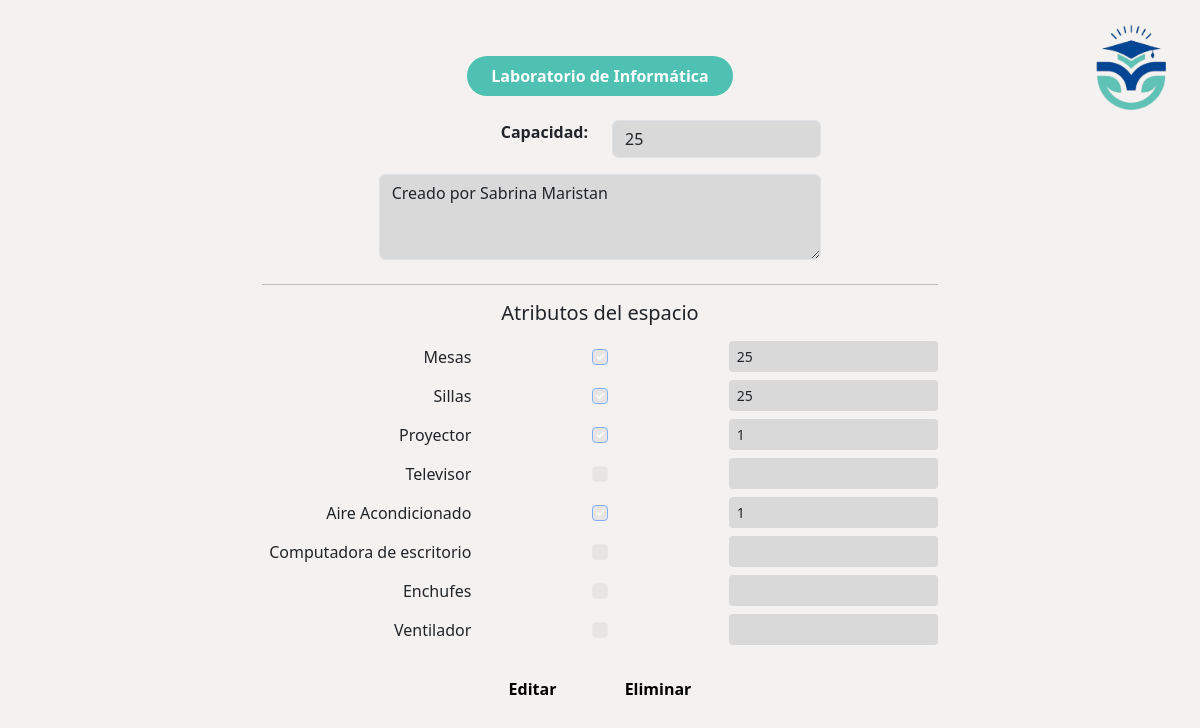
Screenshot of /users/adscripto/espacio/editar-propiedad-espacio.php?id_espacio=1 with the database file from the repository.
### tables this page shows
CREATE TABLE espacio (
	id_espacio INT PRIMARY KEY NOT NULL AUTO_INCREMENT,
	nombre_espacio VARCHAR(120) NOT NULL,
	capacidad_espacio INT NOT NULL,
	historial_espacio TEXT,
	fecha_espacio TIMESTAMP DEFAULT CURRENT_TIMESTAMP,
	disponibilidad_espacio ENUM('Libre','Reservado','Ocupado','Mantenimiento') NOT NULL DEFAULT 'Libre',
	tipo_espacio ENUM('Salón','Aula','Laboratorio') NOT NULL DEFAULT 'Salón'
);

### users/adscripto/espacio/editar-propiedad-espacio.php (the view, shortened to what this page needs)
<?php
$con = conectar_bd();
$id_espacio = $_GET['id_espacio'] ?? null;
$stmt = $con->prepare("SELECT * FROM espacio WHERE id_espacio = ?");
$stmt->bind_param("i", $id_espacio);
$stmt->execute();
$espacio = $stmt->get_result()->fetch_assoc();
$atributos = [];
$q = $con->prepare("SELECT nombre_atributo, cantidad_atributo, descripcion_otro FROM espacio_atributo WHERE id_espacio = ?");
$q->bind_param("i", $id_espacio);
$q->execute();
$res = $q->get_result();
while ($r = $res->fetch_assoc()) {
  $atributos[$r['nombre_atributo']] = [
    'cantidad' => $r['cantidad_atributo'],
    'descripcion' => $r['descripcion_otro']
  ];
}
$attrs = ['Mesas','Sillas','Proyector','Televisor','Aire Acondicionado','Computadora de escritorio','Enchufes','Ventilador'];
?>
<!DOCTYPE html>
<html lang="es">
<head>
  <link href="https://cdn.jsdelivr.net/npm/bootstrap@5.3.2/dist/css/bootstrap.min.css" rel="stylesheet"/>
  <link href="https://cdn.jsdelivr.net/npm/bootstrap-icons@1.10.5/font/bootstrap-icons.css" rel="stylesheet">
  <link rel="stylesheet" href="./../../../css/style.css">
</head>
<body>
<div class="container-fluid">
  <div class="row">
    <main class="col-md-9 mx-auto principal">
      <img src="./../../../img/logo.png" class="logo" alt="Logo">
      <div class="container my-4 espacio-contenedor">
        <div class="espacio-titulo text-center mb-4">
          <div class="espacio-cuerpo rounded-pill text-white fw-semibold py-2 px-4"
               style="background-color:#4ec1b2;display:inline-block;">
            <?= htmlspecialchars($espacio['nombre_espacio']) ?>
          </div>
        </div>
        <form class="no-edit text-center">
          <div class="row justify-content-center mb-3">
            <div class="col-6 col-md-4 text-end fw-semibold">Capacidad:</div>
            <div class="col-6 col-md-4">
              <input type="number" value="<?= htmlspecialchars($espacio['capacidad_espacio']) ?>" class="form-control">
            </div>
          </div>
          <div class="row justify-content-center mb-4">
            <div class="col-12 col-md-8">
              <textarea class="form-control" rows="3"><?= htmlspecialchars($espacio['historial_espacio']) ?></textarea>
            </div>
          </div>
          <hr><h5 class="mb-3">Atributos del espacio</h5>
          <?php foreach ($attrs as $attr):
            $cantidad = $atributos[$attr]['cantidad'] ?? '';
          ?>
            <div class="row align-items-center mb-2">
              <div class="col-4 text-end"><?= $attr ?></div>
              <div class="col-4"><input type="checkbox" class="form-check-input" <?= $cantidad ? 'checked' : '' ?> disabled></div>
              <div class="col-4"><input type="number" class="form-control form-control-sm bg-light border-0" value="<?= $cantidad ?>" disabled></div>
            </div>
          <?php endforeach; ?>
          <div class="text-center mt-4">
            <button type="button" id="btnEditar" class="btn btn-success px-4">Editar</button>
            <button type="button" id="btnEliminar" class="btn btn-danger ms-3 px-4">Eliminar</button>
          </div>
        </form>
      </div>
    </main>
  </div>
</div>
</body>
</html>

### css/style.css (style rules this page uses)
:root { --color-fondo: #f4f2f0; --color-barra-lateral: #4ec1b2; --color-estudiante: #6a98e3; --color-adscripto: #61dcb1; --color-docente: #F4B97D; --color-secretaria: #DEA5C4; --color-letras-general: #333; }
body { font-family: 'Segoe UI', sans-serif; background-color: var(--color-fondo); padding: 0px; margin: 0px; }
.principal { display: flex; flex-direction: column; align-items: center; justify-content: center; text-align: center; padding: 2rem; }
.logo { position: absolute; top: 20px; right: 20px; width: 100px; display: block; }
.espacio-contenedor { max-width: 700px; width: 100%; }
.btn { color: black; background-color: transparent; border: none; }
.btn-warning, .btn-danger { --bs-btn-hover-color: #000; --bs-btn-hover-bg: transparent; }
.btn { cursor: pointer; }
.btn { border-radius: 10px; padding: 8px 20px; font-weight: 600; transition: all 0.2s ease; }

### users/adscripto/espacio/editar-propiedad-espacio.php (style rules this page uses)
.no-edit input, .no-edit textarea { background-color:#d9d9d9 !important; pointer-events:none; }

### rows the page displays
espacio: nombre_espacio "Laboratorio de Informática", capacidad_espacio "25", historial_espacio "Creado por Sabrina Maristan"

### other values shown
$attr "Mesas"
$attr "Sillas"
$attr "Proyector"
$attr "Televisor"
$attr "Aire Acondicionado"
$attr "Computadora de escritorio"
$attr "Enchufes"
$attr "Ventilador"
